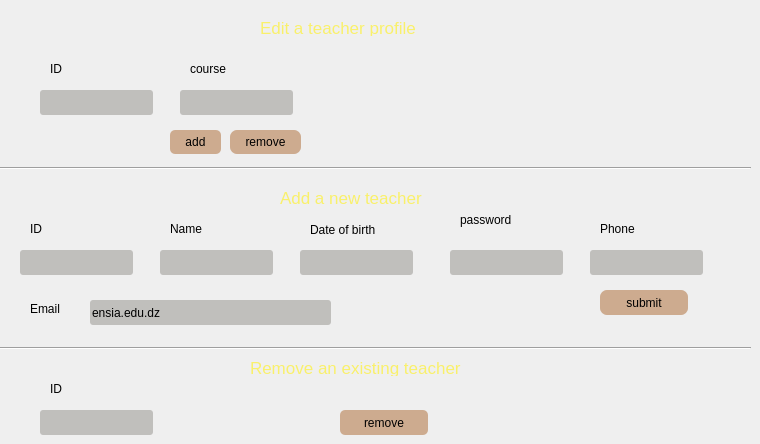
   <widget class="QWidget" name="tab_4">
    <attribute name="title">
     <string>Edit teachers</string>
    </attribute>
    <widget class="QLabel" name="techerItoadd">
     <property name="geometry">
      <rect>
       <x>30</x>
       <y>220</y>
       <width>66</width>
       <height>17</height>
      </rect>
     </property>
     <property name="text">
      <string>ID</string>
     </property>
    </widget>
    <widget class="QLabel" name="removeteacherlabel">
     <property name="geometry">
      <rect>
       <x>250</x>
       <y>360</y>
       <width>261</width>
       <height>16</height>
      </rect>
     </property>
     <property name="font">
      <font>
       <family>Ubuntu</family>
       <pointsize>13</pointsize>
       <italic>false</italic>
       <fontweight>ExtraBold</fontweight>
      </font>
     </property>
     <property name="styleSheet">
      <string notr="true">font: 800 13pt &quot;Ubuntu&quot;;
color:rgb(249, 240, 107);</string>
     </property>
     <property name="text">
      <string>Remove an existing teacher</string>
     </property>
    </widget>
    <widget class="QToolButton" name="toolButton_2">
     <property name="geometry">
      <rect>
       <x>230</x>
       <y>130</y>
       <width>71</width>
       <height>24</height>
      </rect>
     </property>
     <property name="styleSheet">
      <string notr="true">border-radius:7px;
background-color:rgb(205, 171, 143);
color:black;
</string>
     </property>
     <property name="text">
      <string>remove</string>
     </property>
    </widget>
    <widget class="QLabel" name="addcourselabel">
     <property name="geometry">
      <rect>
       <x>190</x>
       <y>60</y>
       <width>66</width>
       <height>17</height>
      </rect>
     </property>
     <property name="text">
      <string>course</string>
     </property>
    </widget>
    <widget class="Line" name="line">
     <property name="geometry">
      <rect>
       <x>0</x>
       <y>160</y>
       <width>751</width>
       <height>16</height>
      </rect>
     </property>
     <property name="orientation">
      <enum>Qt::Horizontal</enum>
     </property>
    </widget>
    <widget class="QPushButton" name="teacherremovebtn">
     <property name="geometry">
      <rect>
       <x>340</x>
       <y>410</y>
       <width>88</width>
       <height>25</height>
      </rect>
     </property>
     <property name="styleSheet">
      <string notr="true">border-radius:5px;
background-color:rgb(205, 171, 143);
color:black;
</string>
     </property>
     <property name="text">
      <string>remove</string>
     </property>
    </widget>
    <widget class="QLabel" name="teachernametoaddlabel">
     <property name="geometry">
      <rect>
       <x>170</x>
       <y>220</y>
       <width>66</width>
       <height>17</height>
      </rect>
     </property>
     <property name="text">
      <string>Name</string>
     </property>
    </widget>
    <widget class="QLineEdit" name="lineEdit_teacher_name">
     <property name="geometry">
      <rect>
       <x>160</x>
       <y>250</y>
       <width>113</width>
       <height>25</height>
      </rect>
     </property>
     <property name="styleSheet">
      <string notr="true">border-radius:3px;
background-color:rgb(192, 191, 188);
color:black;</string>
     </property>
    </widget>
    <widget class="QToolButton" name="toolButton">
     <property name="geometry">
      <rect>
       <x>170</x>
       <y>130</y>
       <width>51</width>
       <height>24</height>
      </rect>
     </property>
     <property name="styleSheet">
      <string notr="true">border-radius:5px;
background-color:rgb(205, 171, 143);
color:black;
</string>
     </property>
     <property name="text">
      <string>add</string>
     </property>
    </widget>
    <widget class="QLabel" name="editteacherprofile">
     <property name="geometry">
      <rect>
       <x>260</x>
       <y>20</y>
       <width>231</width>
       <height>16</height>
      </rect>
     </property>
     <property name="font">
      <font>
       <family>Ubuntu</family>
       <pointsize>13</pointsize>
       <italic>false</italic>
       <fontweight>ExtraBold</fontweight>
      </font>
     </property>
     <property name="styleSheet">
      <string notr="true">font: 800 13pt &quot;Ubuntu&quot;;
color:rgb(249, 240, 107);</string>
     </property>
     <property name="text">
      <string>Edit a teacher profile</string>
     </property>
    </widget>
    <widget class="Line" name="line_2">
     <property name="geometry">
      <rect>
       <x>0</x>
       <y>340</y>
       <width>751</width>
       <height>16</height>
      </rect>
     </property>
     <property name="orientation">
      <enum>Qt::Horizontal</enum>
     </property>
    </widget>
    <widget class="QLabel" name="dateofbirthlabel">
     <property name="geometry">
      <rect>
       <x>310</x>
       <y>220</y>
       <width>101</width>
       <height>20</height>
      </rect>
     </property>
     <property name="text">
      <string>Date of birth</string>
     </property>
    </widget>
    <widget class="QLabel" name="teacheremailtoaddlabel">
     <property name="geometry">
      <rect>
       <x>30</x>
       <y>300</y>
       <width>66</width>
       <height>17</height>
      </rect>
     </property>
     <property name="text">
      <string>Email</string>
     </property>
    </widget>
    <widget class="QLabel" name="editteacherIDlabel">
     <property name="geometry">
      <rect>
       <x>50</x>
       <y>60</y>
       <width>66</width>
       <height>17</height>
      </rect>
     </property>
     <property name="text">
      <string>ID</string>
     </property>
    </widget>
    <widget class="QLineEdit" name="lineEdit_teacher_course_add">
     <property name="geometry">
      <rect>
       <x>180</x>
       <y>90</y>
       <width>113</width>
       <height>25</height>
      </rect>
     </property>
     <property name="styleSheet">
      <string notr="true">border-radius:3px;
background-color:rgb(192, 191, 188);
color:black;</string>
     </property>
    </widget>
    <widget class="QLineEdit" name="lineEdit_teacher_phone">
     <property name="geometry">
      <rect>
       <x>590</x>
       <y>250</y>
       <width>113</width>
       <height>25</height>
      </rect>
     </property>
     <property name="styleSheet">
      <string notr="true">border-radius:3px;
background-color:rgb(192, 191, 188);
color:black;</string>
     </property>
    </widget>
    <widget class="QLineEdit" name="lineEdit_teacher_id">
     <property name="geometry">
      <rect>
       <x>20</x>
       <y>250</y>
       <width>113</width>
       <height>25</height>
      </rect>
     </property>
     <property name="styleSheet">
      <string notr="true">border-radius:3px;
background-color:rgb(192, 191, 188);
color:black;</string>
     </property>
    </widget>
    <widget class="QLabel" name="addnewteacherlabel">
     <property name="geometry">
      <rect>
       <x>280</x>
       <y>190</y>
       <width>161</width>
       <height>16</height>
      </rect>
     </property>
     <property name="font">
      <font>
       <family>Ubuntu</family>
       <pointsize>13</pointsize>
       <italic>false</italic>
       <fontweight>ExtraBold</fontweight>
      </font>
     </property>
     <property name="styleSheet">
      <string notr="true">font: 800 13pt &quot;Ubuntu&quot;;
color:rgb(249, 240, 107)</string>
     </property>
     <property name="text">
      <string>Add a new teacher</string>
     </property>
    </widget>
    <widget class="QLabel" name="teacherIDtoremovelabel">
     <property name="geometry">
      <rect>
       <x>50</x>
       <y>380</y>
       <width>66</width>
       <height>17</height>
      </rect>
     </property>
     <property name="text">
      <string>ID</string>
     </property>
    </widget>
    <widget class="QPushButton" name="teacheraddbtn">
     <property name="geometry">
      <rect>
       <x>600</x>
       <y>290</y>
       <width>88</width>
       <height>25</height>
      </rect>
     </property>
     <property name="styleSheet">
      <string notr="true">border-radius:7px;
background-color:rgb(205, 171, 143);
color:black;
</string>
     </property>
     <property name="text">
      <string>submit</string>
     </property>
    </widget>
    <widget class="QLineEdit" name="lineEdit_teacher_id_add">
     <property name="geometry">
      <rect>
       <x>40</x>
       <y>90</y>
       <width>113</width>
       <height>25</height>
      </rect>
     </property>
     <property name="styleSheet">
      <string notr="true">border-radius:3px;
background-color:rgb(192, 191, 188);
color:black;</string>
     </property>
    </widget>
    <widget class="QLineEdit" name="lineEdit_teacher_id_remove">
     <property name="geometry">
      <rect>
       <x>40</x>
       <y>410</y>
       <width>113</width>
       <height>25</height>
      </rect>
     </property>
     <property name="styleSheet">
      <string notr="true">border-radius:3px;
background-color:rgb(192, 191, 188);
color:black;</string>
     </property>
    </widget>
    <widget class="QLabel" name="teacherphonetoadd">
     <property name="geometry">
      <rect>
       <x>600</x>
       <y>220</y>
       <width>66</width>
       <height>17</height>
      </rect>
     </property>
     <property name="text">
      <string>Phone</string>
     </property>
    </widget>
    <widget class="QLineEdit" name="lineEdit_teacher_email">
     <property name="geometry">
      <rect>
       <x>90</x>
       <y>300</y>
       <width>241</width>
       <height>25</height>
      </rect>
     </property>
     <property name="styleSheet">
      <string notr="true">border-radius:3px;
background-color:rgb(192, 191, 188);
color:black;</string>
     </property>
     <property name="text">
      <string>ensia.edu.dz</string>
     </property>
    </widget>
    <widget class="QLineEdit" name="lineEdit_teacher_date">
     <property name="geometry">
      <rect>
       <x>300</x>
       <y>250</y>
       <width>113</width>
       <height>25</height>
      </rect>
     </property>
     <property name="styleSheet">
      <string notr="true">border-radius:3px;
background-color:rgb(192, 191, 188);
color:black;</string>
     </property>
    </widget>
    <widget class="QLabel" name="teacherphonetoadd_2">
     <property name="geometry">
      <rect>
       <x>460</x>
       <y>210</y>
       <width>81</width>
       <height>20</height>
      </rect>
     </property>
     <property name="text">
      <string>password</string>
     </property>
    </widget>
    <widget class="QLineEdit" name="lineEdit_teacher_password">
     <property name="geometry">
      <rect>
       <x>450</x>
       <y>250</y>
       <width>113</width>
       <height>25</height>
      </rect>
     </property>
     <property name="styleSheet">
      <string notr="true">border-radius:3px;
background-color:rgb(192, 191, 188);
color:black;</string>
     </property>
    </widget>
   </widget>
